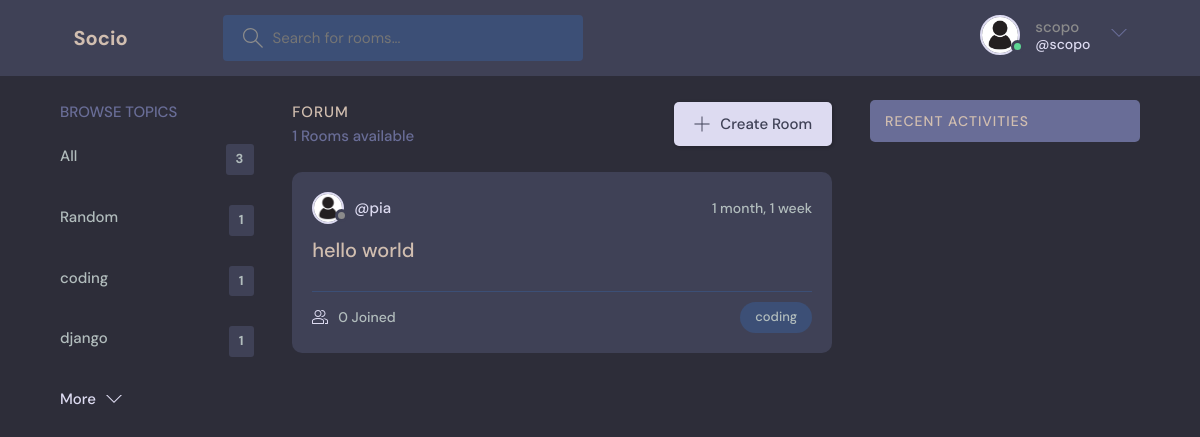
The page /?q=coding (signed in) on the database its author committed.
### base/models.py (models this page shows, shortened)
class User(AbstractUser):
    name=models.CharField(max_length=200,null=True)
    email=models.EmailField(unique=True, null=True)
    bio=models.TextField(null=True)
    avatar= models.ImageField(null=True,default="pro.jpg")
    USERNAME_FIELD = 'email'
    REQUIRED_FIELDS=[]

class Topic (models.Model):
    name = models.CharField(max_length=200)
    def __str__(self):
        return self.name

class Room (models.Model):
    host = models.ForeignKey(User,  on_delete=models.SET_NULL, null=True)
    topic = models.ForeignKey(Topic, on_delete=models.SET_NULL, null=True)
    name=models.CharField(max_length=200)
    description=models.TextField(null=True, blank=True)
    participants = models.ManyToManyField(User,related_name='participants')
    update = models.DateTimeField(auto_now=True)
    created=models.DateTimeField(auto_now_add=True)
    class Meta:
        ordering= ['-update', '-created']

### base/views.py (the view)
# urls.py: path('',views.home, name="HOME"),
def home (request):
    q=request.GET.get('q') if request.GET.get('q') != None else ''
    rooms=Room.objects.filter(
        Q(topic__name__icontains=q) |
        Q(name__icontains=q) |
        Q(description__icontains=q)
        )
    topics=Topic.objects.all()[0:6]
    room_count=rooms.count()
    room_messages=Message.objects.filter(Q(room__topic__name__icontains=q))[0:5]
    context= {'rooms' : rooms , 'topics':topics, 'room_count': room_count,'room_messages':room_messages}
    return render(request,'base/home.html',context )

### base/templates/base/home.html (shortened to what this page needs)
{% extends 'main.html' %} {% block content %} {% load static %}
<main class="layout layout--3">
  <div class="container">
    <div>{% include 'base/topics_comp.html' %}</div>
    <div class="roomList">
      <div class="roomList__header">
        <div>
          <h2>Forum</h2>
          <p>{{room_count}} Rooms available</p>
        </div>
        <a class="btn btn--main" href="{% url 'create-room' %}">
          <svg
            version="1.1"
            xmlns="http://www.w3.org/2000/svg"
            width="32"
            height="32"
            viewBox="0 0 32 32"
          >
            <title>add</title>
            <path
              d="M16.943 0.943h-1.885v14.115h-14.115v1.885h14.115v14.115h1.885v-14.115h14.115v-1.885h-14.115v-14.115z"
            ></path>
          </svg>
          Create Room
        </a>
      </div>
      {% include 'base/feed_comp.html' %}
    </div>
    {% include 'base/activity_comp.html' %}
  </div>
</main>
{% endblock %}

### templates/navbar.html (shortened to what this page needs)
{% load static %}
<header class="header header--loggedIn">
    <div class="container">
      <a href="{% url 'HOME' %}" class="header__logo">
        <h1>Socio</h1>
      </a>
      <form class="header__search" method="GET" action="{% url 'HOME' %}">
        <label>
          <input name="q" placeholder="Search for rooms..." />
        </label>
      </form>
      <nav class="header__menu">
        {% if request.user.is_authenticated %}
        <div class="header__user">
          <a href="{% url 'user-profile' request.user.id %}">
            <div class="avatar avatar--medium active">
              <img src="{% static 'images/pro.jpg' %}" />
            </div>
            <p>{{request.user.username}}<span>@{{request.user.username}}</span></p>
          </a>
          <button class="dropdown-button">
            <svg version="1.1" xmlns="http://www.w3.org/2000/svg" width="32" height="32" viewBox="0 0 32 32">
              <title>chevron-down</title>
              <path d="M16 21l-13-13h-3l16 16 16-16h-3l-13 13z"></path>
            </svg>
          </button>
        </div>
        {% else %}
        <a href="{% url 'login' %}">
          <img src="./assets/avatar.svg" />
          <p>Login</p>
        </a>
        {% endif %}
      </nav>
    </div>
  </header>

### base/templates/base/topics_comp.html
    <div class="topics">
      <div class="topics__header">
        <h2>Browse Topics</h2>
      </div>
      <ul class="topics__list">
        <li>
          <a href="{% url 'HOME' %}">All <span>{{topics.count}}</span></a>
        </li>
        {% for topic in topics %}
        <li>
          <a href="{% url 'HOME' %}?q={{topic.name}}">{{topic.name}} <span>{{topic.room_set.all.count}}</span> </a>
        </li>
        {% endfor %}
      </ul>
      <a class="btn btn--link" href="{% url 'topics' %}">
        More
        <svg
          version="1.1"
          xmlns="http://www.w3.org/2000/svg"
          width="32"
          height="32"
          viewBox="0 0 32 32"
        >
          <title>chevron-down</title>
          <path d="M16 21l-13-13h-3l16 16 16-16h-3l-13 13z"></path>
        </svg>
      </a>
    </div>

### base/templates/base/feed_comp.html (shortened to what this page needs)
{% load static%} {% for room in rooms %}
<div class="roomListRoom">
  <div class="roomListRoom__header">
    <a
      href="{% url 'user-profile' room.host.id %}"
      class="roomListRoom__author"
    >
      <div class="avatar avatar--small">
        <img src="{% static 'images/pro.jpg' %}" />
      </div>
      <span>@{{room.host.name}}</span>
    </a>
    <div class="roomListRoom__actions">
      <span>{{room.created|timesince}}</span>
    </div>
  </div>
  <div class="roomListRoom__content">
    <a href="{% url 'room' room.id %}">{{room.name}}</a>
  </div>
  <div class="roomListRoom__meta">
    <a href="room.html" class="roomListRoom__joined">
      {{room.participants.count}} Joined
    </a>
    <p class="roomListRoom__topic">{{room.topic}}</p>
  </div>
</div>
{% endfor %}

### rows shown on the page
User: user.username "scopo"
Topic: name "Random", room_set.all.count "1"
Topic: name "coding", room_set.all.count "1"
Topic: name "django", room_set.all.count "1"
Room: host.name "pia", created "1 month, 1 week", name "hello world", participants.count "0", topic "coding"

### other values the page prints
{{ topics.count }} "3"
{{ room_count }} "1"
